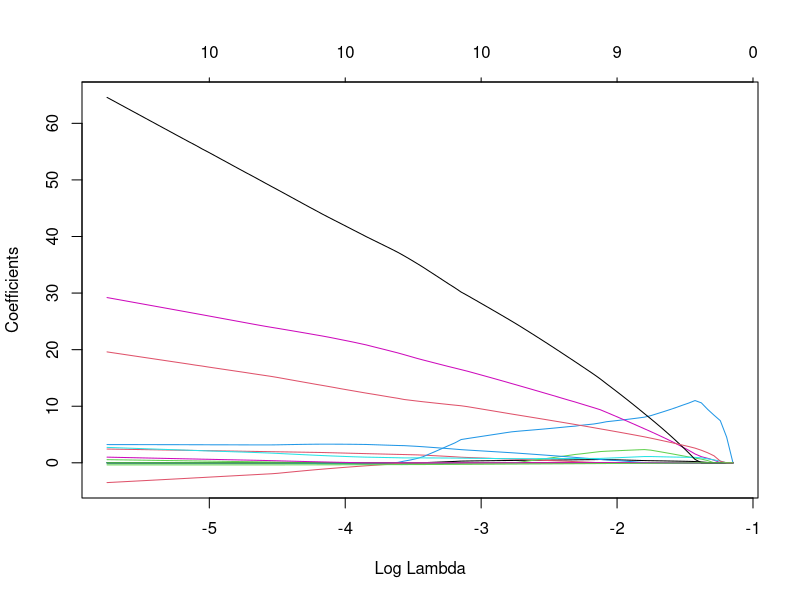
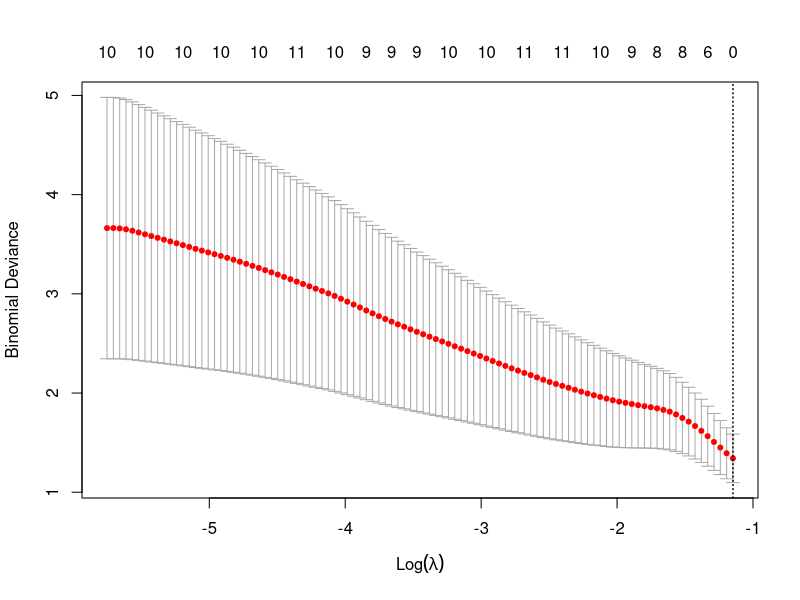

Source code (R) for these figures, in order:
##---------------------------------------------------------------
## Data Science 350
## Week 7 homework 
## Aleksey Kramer
##---------------------------------------------------------------

require(pls)
require(glmnet)

# Retrieve Breast Cancer Expression Data From the following Study:
#http://www.ncbi.nlm.nih.gov/pubmed/21532620

setwd('/Users/voitel/TRAINING/UW_Data_Science/UW_Data_Science_350/Week7/homework')
# setwd('C:\\Users\\db345c\\Desktop\\UW_TRAIN\\Week7\\homework')

# Read the study data in memory
micro_data=read.table("MicroArray.txt", header=TRUE)

# Explora micro_data
dim(micro_data)

# Normalize each column
micro_data <- scale(micro_data)

# Breast Cancer Samples:
cancer_samples <- c(0,0,0,0,0,1,0,0,0,1,0,1,0,0,1,0,0,0,1)

# Think of this as ~ 10,000 possible variables (genes) to predict 19 outcomes.

# Convert to data.frame
micro_frame <- data.frame(t(micro_data))
micro_frame$outcomes <- cancer_samples

##-----Lasso Regression-----
# user glmnet, where family = 'binomial'

# Create predictor and xfactors
predictor <- cancer_samples

outcomes_lasso = glmnet(t(micro_data), predictor, alpha=1, family='binomial')

plot(outcomes_lasso, xvar="lambda")
outcomes_lasso 

coef(outcomes_lasso)[,20][coef(outcomes_lasso)[,20]>1e-10]

# Now use cv.glmnet to test different lasso cutoffs
outcomes_lasso_cv = cv.glmnet(t(micro_data), predictor, alpha=1, family='binomial')
plot(outcomes_lasso_cv) # There is a minimum in MSE!


# find the minumum lambda.min
best_lambda = outcomes_lasso_cv$lambda.min

# Find the coefficients that are greater than zero
# Takes some time to compute
repeat{
    outcomes_lasso_cv = cv.glmnet(t(micro_data), predictor, alpha=1, family='binomial')
    best_lambda = outcomes_lasso_cv$lambda.min
    best_coef = coef(outcomes_lasso)[,outcomes_lasso$lambda == best_lambda]
    if(length(which(best_coef > 0) > 0)){
        print(which(best_coef > 0))
        break
    }
}

best_coef = best_coef[best_coef > 1e-10]

# extract names
m_names <- gsub("V","X",paste(names(best_coef)[2:length(best_coef)], collapse = " + "))
formula_string <- paste("outcomes ~ ", m_names, collapse = "")

# Plug this into the glm(...,family='binomial') to get the logistic outcome
m_outcome <- glm(as.formula(formula_string), data = micro_frame, family = binomial)

# Compare with the real outcome, cancer_samples above
summary(m_outcome)
cancer_samples
round(as.numeric(m_outcome$fitted.values))
